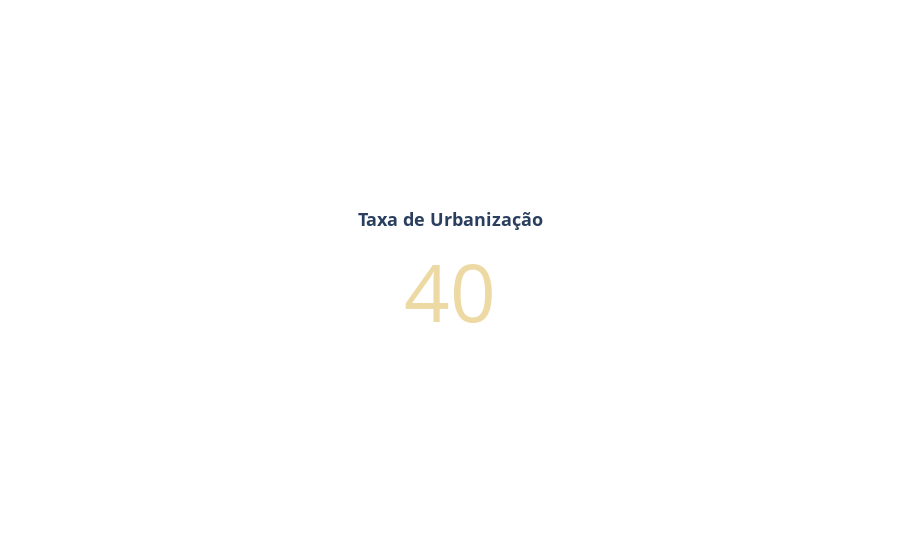

Notebook source saved alongside this figure:
### Code cell
indicator = plot_urbanization_index(urb_indicator=40)

indicator

### Figure 1 — Plotly figure (JSON) as saved in the notebook; plotly's stock layout.template omitted (floating-point values rounded to 4 significant figures)
{"data": [{"delta": {"reference": 512, "valueformat": ".0f"}, "mode": "number", "number": {"font": {"color": "rgb(237, 217, 163)"}}, "title": {"font": {"size": 18}, "text": "<b>Taxa de Urbanização<b>"}, "type": "indicator", "value": 40}], "layout": {"autosize": true}}
